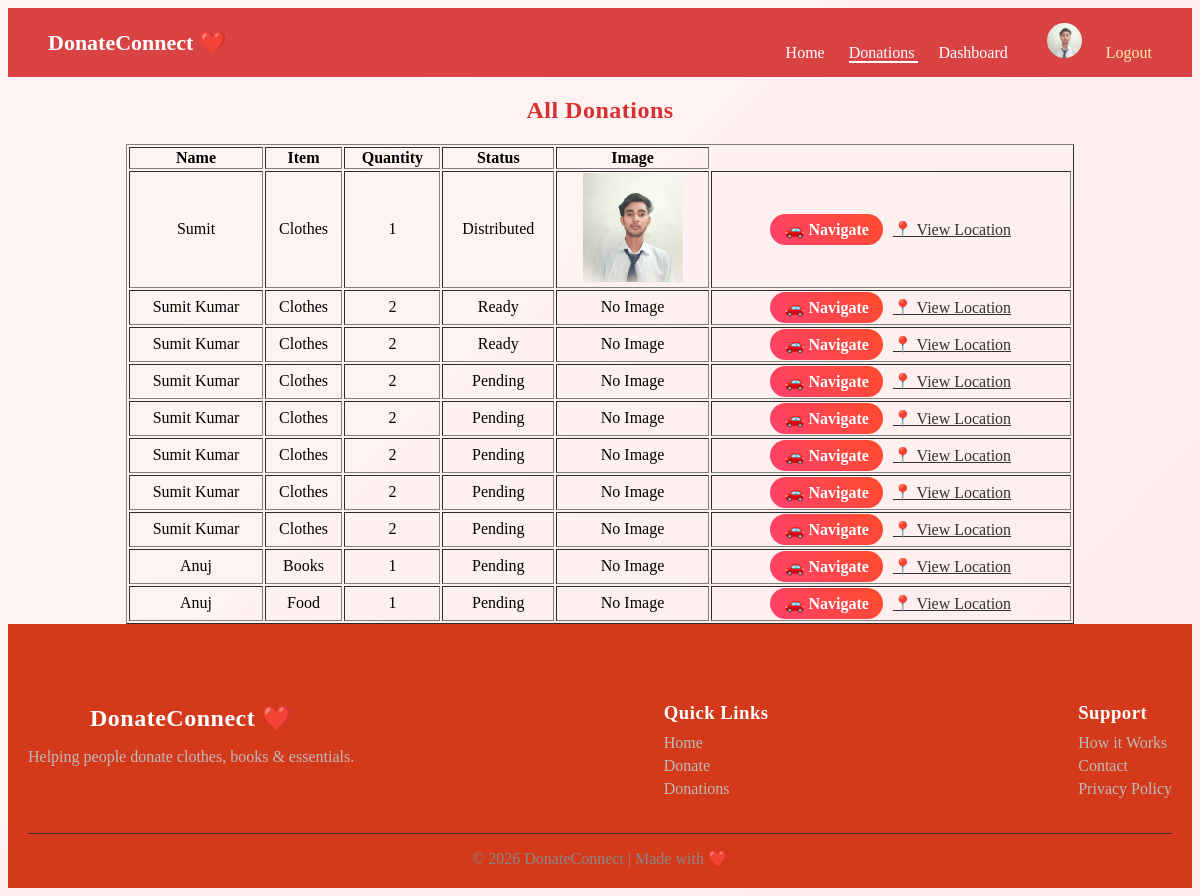
The app's page /donations/ (signed in) with its own data.
### ngo/models.py (models this page shows, shortened)
class Profile(models.Model):
    user = models.OneToOneField(User, on_delete=models.CASCADE)
    image = models.ImageField(upload_to='profiles/', default='profiles/default.png')

class Donation(models.Model):
    user = models.ForeignKey(
        User,
        on_delete=models.CASCADE,
        null=True,
        related_name='donations'
    )
    assigned_to = models.ForeignKey(
        User,
        on_delete=models.SET_NULL,
        null=True,
        blank=True,
        related_name='assigned_donations'
    )
    name = models.CharField(max_length=100)
    item_type = models.CharField(max_length=50)
    quantity = models.IntegerField()
    address = models.TextField()
    phone = models.CharField(max_length=15, null=True, blank=True)
    email = models.EmailField(null=True, blank=True)
    STATUS_CHOICES = [
        ('Pending', 'Pending'),
        ('Ready', 'Ready for Pickup'),
        ('Picked', 'Picked'),
        ('Distributed', 'Distributed'),
        ('Completed', 'Completed'),
        ('Rejected', 'Rejected'),
    ]
    status = models.CharField(
        max_length=20,
        choices=STATUS_CHOICES,
        default='Pending'
    )
    pickup_date = models.DateField(null=True, blank=True)
    created_at = models.DateTimeField(auto_now_add=True)
    latitude = models.FloatField(null=True, blank=True)
    longitude = models.FloatField(null=True, blank=True)
    image = models.ImageField(upload_to='donations/', null=True, blank=True)

### ngo/views.py (the view)
# urls.py: path('donations/', views.donation_list, name='donations'),
@login_required
def donation_list(request):
    if request.user.is_staff:
        donations = Donation.objects.all()   # admin
    else:
        donations = Donation.objects.filter(user=request.user)  # user
    return render(request, 'ngo/donation_list.html', {
        'donations': donations
    })

### ngo/templates/ngo/donation_list.html
{% extends 'ngo/base.html' %}
{% block content %}
<h2 style="text-align:center;">All Donations</h2>
<table border="1" style="margin:auto; width:80%; text-align:center;">
<tr>
    <th>Name</th>
    <th>Item</th>
    <th>Quantity</th>
    <th>Status</th>
    <th>Image</th>
</tr>
{% for d in donations %}
<tr>
    <td>{{ d.name }}</td>
    <td>{{ d.item_type }}</td>
    <td>{{ d.quantity }}</td>
    <td>{{ d.status }}</td>
    <td>
        {% if d.image %}
            <img src="{{ d.image.url }}" width="100">
        {% else %}
            No Image
        {% endif %}
    </td>
<td>
    <div class="action-box">
        <a href="https://www.google.com/maps/dir/?api=1&destination={{ d.latitude }},{{ d.longitude }}"
           target="_blank" class="btn-nav">
           🚗 Navigate
        </a>
        <a href="https://www.google.com/maps?q={{ d.latitude }},{{ d.longitude }}"
           target="_blank" class="btn-view">
           📍 View Location
        </a>
    </div>
</td>
{% endfor %}
</table>
{% endblock %}

### ngo/templates/ngo/base.html (shortened to what this page needs)
{% load static %}
<!DOCTYPE html>
<html>
<head>
<link rel="stylesheet" href="{% static 'css/style.css' %}?v=30000">
    <link rel="stylesheet" href="https://unpkg.com/leaflet/dist/leaflet.css" />
    <link rel="stylesheet" href="https://cdnjs.cloudflare.com/ajax/libs/font-awesome/6.5.0/css/all.min.css">
</head>
<body>
<nav class="navbar">
    <div class="nav-left">
        <a href="/" class="logo">DonateConnect ❤️</a>
    </div>
    <div class="nav-right">
        <a href="/" class="{% if request.path == '/' %}active{% endif %}">Home</a>
        <a href="/donations/" class="{% if '/donations' in request.path %}active{% endif %}">
            Donations
        </a>
        {% if user.is_authenticated %}
            <a href="/dashboard/">Dashboard</a>
<a href="/profile/" class="profile-link">
    <img src="{{ user.profile.image.url }}" class="nav-avatar">
</a>
            <a href="/logout/" class="logout">Logout</a>
        {% endif %}
    </div>
</nav>
<div class="container">
    {% block content %}
    {% endblock %}
</div>
<footer class="footer">
    <div class="footer-container">
        <div>
            <h2>DonateConnect ❤️</h2>
            <p>Helping people donate clothes, books & essentials.</p>
        </div>
        <div>
            <h3>Quick Links</h3>
            <a href="/">Home</a>
            <a href="/donate/">Donate</a>
            <a href="/donations/">Donations</a>
        </div>
        <div>
            <h3>Support</h3>
            <a href="#">How it Works</a>
            <a href="#">Contact</a>
            <a href="#">Privacy Policy</a>
        </div>
    </div>
    <div class="footer-bottom">
        © 2026 DonateConnect | Made with ❤️
    </div>
</footer>
</body>
</html>

### ngo/static/css/style.css (style rules this page uses)
nav { display: flex; justify-content: space-between; align-items: center; padding: 15px 40px; background: #d63031; color: white; }
nav a { color: white; text-decoration: none; }
h2 { color: #d63030; text-align: center; }
body { background: linear-gradient(135deg, #fff5f5, #ffecec); }
.footer { background: #d4391a; color: #eee; padding: 60px 20px 20px; }
.footer-container { display: flex; justify-content: space-between; flex-wrap: wrap; gap: 30px; }
.footer h2, .footer h3 { color: white; margin-bottom: 10px; }
.footer p { color: #bbb; }
.footer a { display: block; color: #bbb; margin: 5px 0; text-decoration: none; }
.footer-bottom { text-align: center; margin-top: 30px; border-top: 1px solid #333; padding-top: 15px; color: #888; }
.navbar { position: sticky; top: 0; z-index: 1000; display: flex; justify-content: space-between; align-items: center; padding: 15px 40px; background: rgba(214, 48, 49, 0.9); backdrop-filter: blur(10px); color: white; }
.logo { font-size: 22px; font-weight: bold; color: white; text-decoration: none; }
.nav-right a { margin-left: 20px; color: white; text-decoration: none; position: relative; }
.nav-right a::after { content: ""; position: absolute; width: 0%; height: 2px; background: white; bottom: -5px; left: 0; transition: 0.3s; }
.logout { color: #ffeaa7 !important; }
.active { border-bottom: 2px solid white; }
.nav-avatar { width: 35px; height: 35px; border-radius: 50%; object-fit: cover; margin-left: 15px; }
h2, h3 { letter-spacing: 0.5px; }
.action-box { display: flex; gap: 10px; justify-content: center; align-items: center; }
.btn-nav { background: linear-gradient(45deg, #ff416c, #ff4b2b); color: white; padding: 6px 14px; border-radius: 20px; text-decoration: none; font-weight: bold; }
.btn-view { color: #333; text-decoration: underline; }

### records on screen
Donation: name "Sumit", item_type "Clothes", quantity "1", status "Distributed", image (picture)
Donation: name "Sumit Kumar", item_type "Clothes", quantity "2", status "Ready", image "No Image"
Donation: name "Sumit Kumar", item_type "Clothes", quantity "2", status "Ready", image "No Image"
Donation: name "Sumit Kumar", item_type "Clothes", quantity "2", status "Pending", image "No Image"
Donation: name "Sumit Kumar", item_type "Clothes", quantity "2", status "Pending", image "No Image"
Donation: name "Sumit Kumar", item_type "Clothes", quantity "2", status "Pending", image "No Image"
Donation: name "Sumit Kumar", item_type "Clothes", quantity "2", status "Pending", image "No Image"
Donation: name "Sumit Kumar", item_type "Clothes", quantity "2", status "Pending", image "No Image"
Donation: name "Anuj", item_type "Books", quantity "1", status "Pending", image "No Image"
Donation: name "Anuj", item_type "Food", quantity "1", status "Pending", image "No Image"
